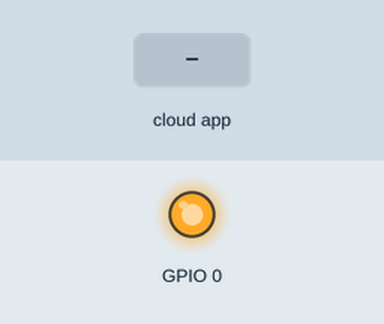
The sketch below on a simulated ESP8266 (NodeMCU). On the bench: output pins drawn as LEDs (lit = HIGH). The test bench sets the inputs (shaded band). WiFi joins after 1.5 s; servers stay silent unless stated; uploads are accepted with an empty reply; what the sketch prints to the serial monitor is not drawn.

Above: at 2.7 s.
2.8 s: the phone or cloud app sets Pistao to 255
At 4.0 s:
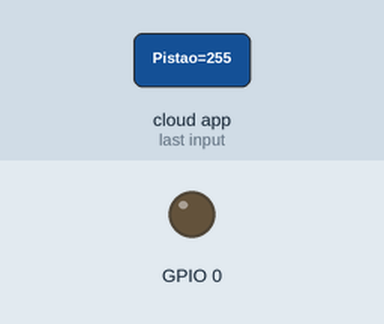
4.3 s: the phone or cloud app sets Pistao to 0
At 5.3 s:
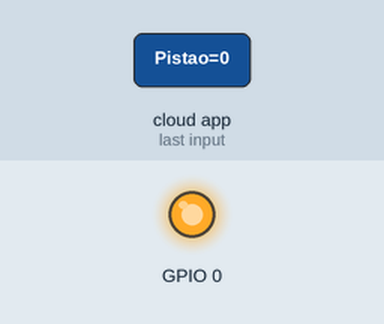
Timing chart, 0 to 7.3 s (numbered marks = the images above; inputs shaded):
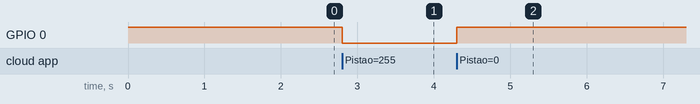

The sketch:

Pneumatica.ino
```cpp
#ifdef ARDUINO_ARCH_ESP32
#include <WiFi.h>
#include <HTTPClient.h>
#else
#include <ESP8266WiFi.h>
#include <ESP8266HTTPClient.h>
#endif
#include <Espalexa.h>

String SERVERPATH = "http://192.168.137.1:3000";

const char * ssid = "alexaamilton";
const char * password = "87654321";

Espalexa Alexa;

void SendToServer(const char * device, const char * state)
{
    WiFiClient Client;
    HTTPClient Http;

    String Path = SERVERPATH + "/save";

    Http.begin(Client, Path.c_str());
    Http.addHeader("Content-Type", "application/json");
    char Json[100];

    sprintf(Json, "{\"device\":\"%s\", \"state\":\"%s\"}", device, state);
    Http.POST(Json);
    Http.end();
}

void Pistao(uint8_t State)
{
    digitalWrite(0, (~State) & 1);
    SendToServer("Pistao", State ? "ON" : "OFF");
}

void setup()
{
    Serial.begin(9600);

    pinMode(0, OUTPUT);
    digitalWrite(0, HIGH);

    WiFi.hostname("Esp Pneumática");
    WiFi.begin(ssid, password);
    while(WiFi.status() != WL_CONNECTED)
    {
        delay(500);
        Serial.print(".");
    }

    Serial.println("\nWiFi Connected");
    Serial.println(WiFi.localIP());

    Alexa.addDevice("Pistao", Pistao);
    Alexa.begin();
}

void loop()
{
    Alexa.loop();
    delay(1);
}
```

Measured:
- after the input at 2.8 s, GPIO 0: HIGH → LOW at once
- after the input at 4.3 s, GPIO 0: LOW → HIGH at once
